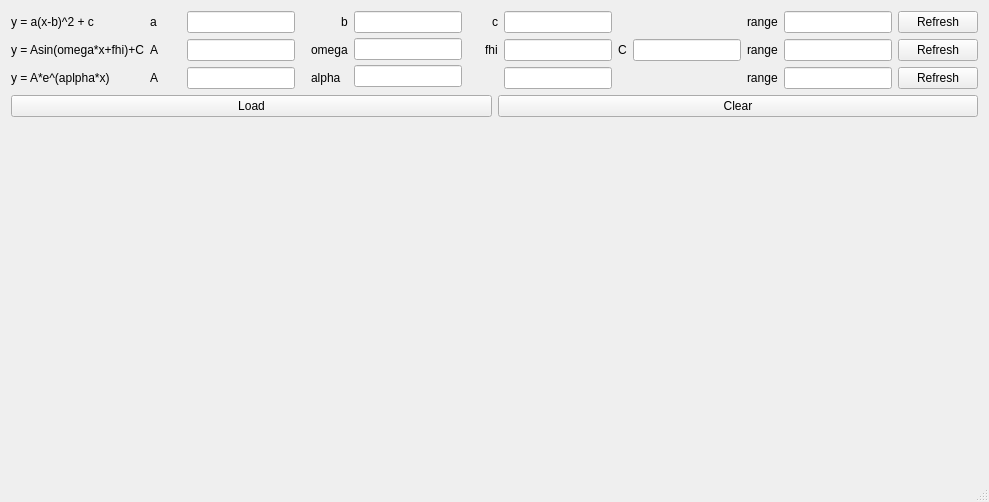
<?xml version="1.0" encoding="UTF-8"?>
<ui version="4.0">
 <class>FuncWindow</class>
 <widget class="QMainWindow" name="FuncWindow">
  <property name="geometry">
   <rect>
    <x>0</x>
    <y>0</y>
    <width>989</width>
    <height>502</height>
   </rect>
  </property>
  <property name="windowTitle">
   <string>FuncWindow</string>
  </property>
  <widget class="QWidget" name="centralWidget">
   <layout class="QVBoxLayout" name="verticalLayout_13">
    <item>
     <layout class="QVBoxLayout" name="verticalLayout_12">
      <item>
       <layout class="QHBoxLayout" name="horizontalLayout_2">
        <item>
         <layout class="QVBoxLayout" name="verticalLayout_2">
          <item>
           <widget class="QLabel" name="label_5">
            <property name="text">
             <string>y = a(x-b)^2 + c</string>
            </property>
            <property name="margin">
             <number>10</number>
            </property>
           </widget>
          </item>
          <item>
           <widget class="QLabel" name="label_16">
            <property name="text">
             <string>y = Asin(omega*x+fhi)+C</string>
            </property>
            <property name="margin">
             <number>10</number>
            </property>
           </widget>
          </item>
          <item>
           <widget class="QLabel" name="label_21">
            <property name="text">
             <string>y = A*e^(aplpha*x)</string>
            </property>
            <property name="margin">
             <number>10</number>
            </property>
           </widget>
          </item>
         </layout>
        </item>
        <item>
         <layout class="QVBoxLayout" name="verticalLayout">
          <item>
           <widget class="QLabel" name="label">
            <property name="sizePolicy">
             <sizepolicy hsizetype="Minimum" vsizetype="Preferred">
              <horstretch>0</horstretch>
              <verstretch>0</verstretch>
             </sizepolicy>
            </property>
            <property name="minimumSize">
             <size>
              <width>5</width>
              <height>0</height>
             </size>
            </property>
            <property name="text">
             <string>a</string>
            </property>
           </widget>
          </item>
          <item>
           <widget class="QLabel" name="label_17">
            <property name="sizePolicy">
             <sizepolicy hsizetype="Minimum" vsizetype="Preferred">
              <horstretch>0</horstretch>
              <verstretch>0</verstretch>
             </sizepolicy>
            </property>
            <property name="minimumSize">
             <size>
              <width>5</width>
              <height>0</height>
             </size>
            </property>
            <property name="text">
             <string>A</string>
            </property>
           </widget>
          </item>
          <item>
           <widget class="QLabel" name="label_22">
            <property name="sizePolicy">
             <sizepolicy hsizetype="Minimum" vsizetype="Preferred">
              <horstretch>0</horstretch>
              <verstretch>0</verstretch>
             </sizepolicy>
            </property>
            <property name="minimumSize">
             <size>
              <width>5</width>
              <height>0</height>
             </size>
            </property>
            <property name="text">
             <string>A</string>
            </property>
           </widget>
          </item>
         </layout>
        </item>
        <item>
         <layout class="QVBoxLayout" name="verticalLayout_3">
          <item>
           <widget class="QLineEdit" name="lineEdit">
            <property name="sizePolicy">
             <sizepolicy hsizetype="Minimum" vsizetype="Fixed">
              <horstretch>0</horstretch>
              <verstretch>0</verstretch>
             </sizepolicy>
            </property>
            <property name="minimumSize">
             <size>
              <width>10</width>
              <height>0</height>
             </size>
            </property>
           </widget>
          </item>
          <item>
           <widget class="QLineEdit" name="lineEdit_13">
            <property name="sizePolicy">
             <sizepolicy hsizetype="Minimum" vsizetype="Fixed">
              <horstretch>0</horstretch>
              <verstretch>0</verstretch>
             </sizepolicy>
            </property>
            <property name="minimumSize">
             <size>
              <width>10</width>
              <height>0</height>
             </size>
            </property>
           </widget>
          </item>
          <item>
           <widget class="QLineEdit" name="lineEdit_17">
            <property name="sizePolicy">
             <sizepolicy hsizetype="Minimum" vsizetype="Fixed">
              <horstretch>0</horstretch>
              <verstretch>0</verstretch>
             </sizepolicy>
            </property>
            <property name="minimumSize">
             <size>
              <width>10</width>
              <height>0</height>
             </size>
            </property>
           </widget>
          </item>
         </layout>
        </item>
        <item>
         <layout class="QVBoxLayout" name="verticalLayout_4">
          <property name="leftMargin">
           <number>10</number>
          </property>
          <item alignment="Qt::AlignRight">
           <widget class="QLabel" name="label_2">
            <property name="sizePolicy">
             <sizepolicy hsizetype="Minimum" vsizetype="Preferred">
              <horstretch>0</horstretch>
              <verstretch>0</verstretch>
             </sizepolicy>
            </property>
            <property name="minimumSize">
             <size>
              <width>5</width>
              <height>0</height>
             </size>
            </property>
            <property name="text">
             <string>b</string>
            </property>
           </widget>
          </item>
          <item>
           <widget class="QLabel" name="label_18">
            <property name="sizePolicy">
             <sizepolicy hsizetype="Minimum" vsizetype="Preferred">
              <horstretch>0</horstretch>
              <verstretch>0</verstretch>
             </sizepolicy>
            </property>
            <property name="minimumSize">
             <size>
              <width>5</width>
              <height>0</height>
             </size>
            </property>
            <property name="text">
             <string>omega</string>
            </property>
           </widget>
          </item>
          <item>
           <widget class="QLabel" name="label_23">
            <property name="sizePolicy">
             <sizepolicy hsizetype="Minimum" vsizetype="Preferred">
              <horstretch>0</horstretch>
              <verstretch>0</verstretch>
             </sizepolicy>
            </property>
            <property name="minimumSize">
             <size>
              <width>5</width>
              <height>0</height>
             </size>
            </property>
            <property name="text">
             <string>alpha</string>
            </property>
           </widget>
          </item>
         </layout>
        </item>
        <item>
         <layout class="QVBoxLayout" name="verticalLayout_5">
          <property name="spacing">
           <number>5</number>
          </property>
          <item>
           <widget class="QLineEdit" name="lineEdit_2">
            <property name="sizePolicy">
             <sizepolicy hsizetype="Minimum" vsizetype="Fixed">
              <horstretch>0</horstretch>
              <verstretch>0</verstretch>
             </sizepolicy>
            </property>
            <property name="minimumSize">
             <size>
              <width>10</width>
              <height>0</height>
             </size>
            </property>
           </widget>
          </item>
          <item>
           <widget class="QLineEdit" name="lineEdit_14">
            <property name="sizePolicy">
             <sizepolicy hsizetype="Minimum" vsizetype="Fixed">
              <horstretch>0</horstretch>
              <verstretch>0</verstretch>
             </sizepolicy>
            </property>
            <property name="minimumSize">
             <size>
              <width>10</width>
              <height>0</height>
             </size>
            </property>
           </widget>
          </item>
          <item>
           <widget class="QLineEdit" name="lineEdit_18">
            <property name="sizePolicy">
             <sizepolicy hsizetype="Minimum" vsizetype="Fixed">
              <horstretch>0</horstretch>
              <verstretch>0</verstretch>
             </sizepolicy>
            </property>
            <property name="minimumSize">
             <size>
              <width>10</width>
              <height>0</height>
             </size>
            </property>
           </widget>
          </item>
         </layout>
        </item>
        <item>
         <layout class="QVBoxLayout" name="verticalLayout_6">
          <item alignment="Qt::AlignRight">
           <widget class="QLabel" name="label_3">
            <property name="sizePolicy">
             <sizepolicy hsizetype="Minimum" vsizetype="Preferred">
              <horstretch>0</horstretch>
              <verstretch>0</verstretch>
             </sizepolicy>
            </property>
            <property name="minimumSize">
             <size>
              <width>5</width>
              <height>0</height>
             </size>
            </property>
            <property name="text">
             <string>c</string>
            </property>
           </widget>
          </item>
          <item alignment="Qt::AlignRight">
           <widget class="QLabel" name="label_19">
            <property name="sizePolicy">
             <sizepolicy hsizetype="Minimum" vsizetype="Preferred">
              <horstretch>0</horstretch>
              <verstretch>0</verstretch>
             </sizepolicy>
            </property>
            <property name="minimumSize">
             <size>
              <width>5</width>
              <height>0</height>
             </size>
            </property>
            <property name="text">
             <string>fhi</string>
            </property>
           </widget>
          </item>
          <item>
           <widget class="QLabel" name="label_7">
            <property name="text">
             <string/>
            </property>
           </widget>
          </item>
         </layout>
        </item>
        <item>
         <layout class="QVBoxLayout" name="verticalLayout_7">
          <property name="spacing">
           <number>6</number>
          </property>
          <item>
           <widget class="QLineEdit" name="lineEdit_3">
            <property name="sizePolicy">
             <sizepolicy hsizetype="Minimum" vsizetype="Fixed">
              <horstretch>0</horstretch>
              <verstretch>0</verstretch>
             </sizepolicy>
            </property>
            <property name="minimumSize">
             <size>
              <width>10</width>
              <height>0</height>
             </size>
            </property>
           </widget>
          </item>
          <item>
           <widget class="QLineEdit" name="lineEdit_15">
            <property name="sizePolicy">
             <sizepolicy hsizetype="Minimum" vsizetype="Fixed">
              <horstretch>0</horstretch>
              <verstretch>0</verstretch>
             </sizepolicy>
            </property>
            <property name="minimumSize">
             <size>
              <width>10</width>
              <height>0</height>
             </size>
            </property>
           </widget>
          </item>
          <item>
           <widget class="QLineEdit" name="lineEdit_5">
            <property name="sizePolicy">
             <sizepolicy hsizetype="Minimum" vsizetype="Fixed">
              <horstretch>0</horstretch>
              <verstretch>0</verstretch>
             </sizepolicy>
            </property>
           </widget>
          </item>
         </layout>
        </item>
        <item>
         <layout class="QVBoxLayout" name="verticalLayout_8">
          <item>
           <layout class="QHBoxLayout" name="horizontalLayout">
            <item alignment="Qt::AlignRight">
             <widget class="QLabel" name="label_26">
              <property name="sizePolicy">
               <sizepolicy hsizetype="Minimum" vsizetype="Preferred">
                <horstretch>0</horstretch>
                <verstretch>0</verstretch>
               </sizepolicy>
              </property>
              <property name="minimumSize">
               <size>
                <width>5</width>
                <height>0</height>
               </size>
              </property>
              <property name="text">
               <string>C</string>
              </property>
             </widget>
            </item>
            <item>
             <widget class="QLineEdit" name="lineEdit_21">
              <property name="sizePolicy">
               <sizepolicy hsizetype="Minimum" vsizetype="Fixed">
                <horstretch>0</horstretch>
                <verstretch>0</verstretch>
               </sizepolicy>
              </property>
              <property name="minimumSize">
               <size>
                <width>10</width>
                <height>0</height>
               </size>
              </property>
             </widget>
            </item>
           </layout>
          </item>
         </layout>
        </item>
        <item>
         <layout class="QVBoxLayout" name="verticalLayout_9">
          <item alignment="Qt::AlignRight">
           <widget class="QLabel" name="label_4">
            <property name="sizePolicy">
             <sizepolicy hsizetype="Minimum" vsizetype="Preferred">
              <horstretch>0</horstretch>
              <verstretch>0</verstretch>
             </sizepolicy>
            </property>
            <property name="minimumSize">
             <size>
              <width>25</width>
              <height>0</height>
             </size>
            </property>
            <property name="text">
             <string>range</string>
            </property>
           </widget>
          </item>
          <item alignment="Qt::AlignRight">
           <widget class="QLabel" name="label_20">
            <property name="sizePolicy">
             <sizepolicy hsizetype="Minimum" vsizetype="Preferred">
              <horstretch>0</horstretch>
              <verstretch>0</verstretch>
             </sizepolicy>
            </property>
            <property name="minimumSize">
             <size>
              <width>25</width>
              <height>0</height>
             </size>
            </property>
            <property name="text">
             <string>range</string>
            </property>
           </widget>
          </item>
          <item>
           <widget class="QLabel" name="label_25">
            <property name="sizePolicy">
             <sizepolicy hsizetype="Minimum" vsizetype="Preferred">
              <horstretch>0</horstretch>
              <verstretch>0</verstretch>
             </sizepolicy>
            </property>
            <property name="minimumSize">
             <size>
              <width>25</width>
              <height>0</height>
             </size>
            </property>
            <property name="text">
             <string>range</string>
            </property>
           </widget>
          </item>
         </layout>
        </item>
        <item>
         <layout class="QVBoxLayout" name="verticalLayout_10">
          <item>
           <widget class="QLineEdit" name="lineEdit_4">
            <property name="sizePolicy">
             <sizepolicy hsizetype="Minimum" vsizetype="Fixed">
              <horstretch>0</horstretch>
              <verstretch>0</verstretch>
             </sizepolicy>
            </property>
            <property name="minimumSize">
             <size>
              <width>10</width>
              <height>0</height>
             </size>
            </property>
           </widget>
          </item>
          <item>
           <widget class="QLineEdit" name="lineEdit_16">
            <property name="sizePolicy">
             <sizepolicy hsizetype="Minimum" vsizetype="Fixed">
              <horstretch>0</horstretch>
              <verstretch>0</verstretch>
             </sizepolicy>
            </property>
            <property name="minimumSize">
             <size>
              <width>10</width>
              <height>0</height>
             </size>
            </property>
           </widget>
          </item>
          <item>
           <widget class="QLineEdit" name="lineEdit_20">
            <property name="sizePolicy">
             <sizepolicy hsizetype="Minimum" vsizetype="Fixed">
              <horstretch>0</horstretch>
              <verstretch>0</verstretch>
             </sizepolicy>
            </property>
            <property name="minimumSize">
             <size>
              <width>10</width>
              <height>0</height>
             </size>
            </property>
           </widget>
          </item>
         </layout>
        </item>
        <item>
         <layout class="QVBoxLayout" name="verticalLayout_11">
          <item>
           <widget class="QPushButton" name="pushButton">
            <property name="sizePolicy">
             <sizepolicy hsizetype="Minimum" vsizetype="Fixed">
              <horstretch>0</horstretch>
              <verstretch>0</verstretch>
             </sizepolicy>
            </property>
            <property name="minimumSize">
             <size>
              <width>10</width>
              <height>0</height>
             </size>
            </property>
            <property name="text">
             <string>Refresh</string>
            </property>
           </widget>
          </item>
          <item>
           <widget class="QPushButton" name="pushButton_4">
            <property name="sizePolicy">
             <sizepolicy hsizetype="Minimum" vsizetype="Fixed">
              <horstretch>0</horstretch>
              <verstretch>0</verstretch>
             </sizepolicy>
            </property>
            <property name="minimumSize">
             <size>
              <width>10</width>
              <height>0</height>
             </size>
            </property>
            <property name="text">
             <string>Refresh</string>
            </property>
           </widget>
          </item>
          <item>
           <widget class="QPushButton" name="pushButton_5">
            <property name="sizePolicy">
             <sizepolicy hsizetype="Minimum" vsizetype="Fixed">
              <horstretch>0</horstretch>
              <verstretch>0</verstretch>
             </sizepolicy>
            </property>
            <property name="minimumSize">
             <size>
              <width>10</width>
              <height>0</height>
             </size>
            </property>
            <property name="text">
             <string>Refresh</string>
            </property>
           </widget>
          </item>
         </layout>
        </item>
       </layout>
      </item>
      <item>
       <layout class="QHBoxLayout" name="horizontalLayout_3">
        <item>
         <widget class="QPushButton" name="pushButton_2">
          <property name="text">
           <string>Load</string>
          </property>
         </widget>
        </item>
        <item>
         <widget class="QPushButton" name="pushButton_6">
          <property name="sizePolicy">
           <sizepolicy hsizetype="Minimum" vsizetype="Fixed">
            <horstretch>0</horstretch>
            <verstretch>0</verstretch>
           </sizepolicy>
          </property>
          <property name="minimumSize">
           <size>
            <width>10</width>
            <height>0</height>
           </size>
          </property>
          <property name="text">
           <string>Clear</string>
          </property>
         </widget>
        </item>
       </layout>
      </item>
     </layout>
    </item>
    <item>
     <widget class="QLabel" name="label_6">
      <property name="text">
       <string/>
      </property>
     </widget>
    </item>
    <item>
     <widget class="QCustomPlot" name="customPlot" native="true">
      <property name="sizePolicy">
       <sizepolicy hsizetype="Preferred" vsizetype="Expanding">
        <horstretch>0</horstretch>
        <verstretch>0</verstretch>
       </sizepolicy>
      </property>
     </widget>
    </item>
   </layout>
  </widget>
  <widget class="QMenuBar" name="menuBar">
   <property name="geometry">
    <rect>
     <x>0</x>
     <y>0</y>
     <width>989</width>
     <height>22</height>
    </rect>
   </property>
  </widget>
  <widget class="QStatusBar" name="statusBar"/>
 </widget>
 <layoutdefault spacing="6" margin="11"/>
 <customwidgets>
  <customwidget>
   <class>QCustomPlot</class>
   <extends>QWidget</extends>
   <header location="global">../../qcustomplot.h</header>
   <container>1</container>
  </customwidget>
 </customwidgets>
 <resources/>
 <connections/>
</ui>
